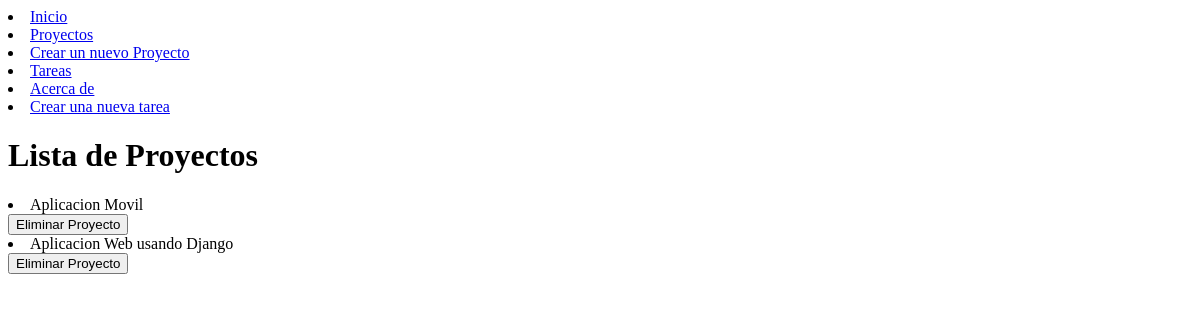
The app's page /projects/, older data.
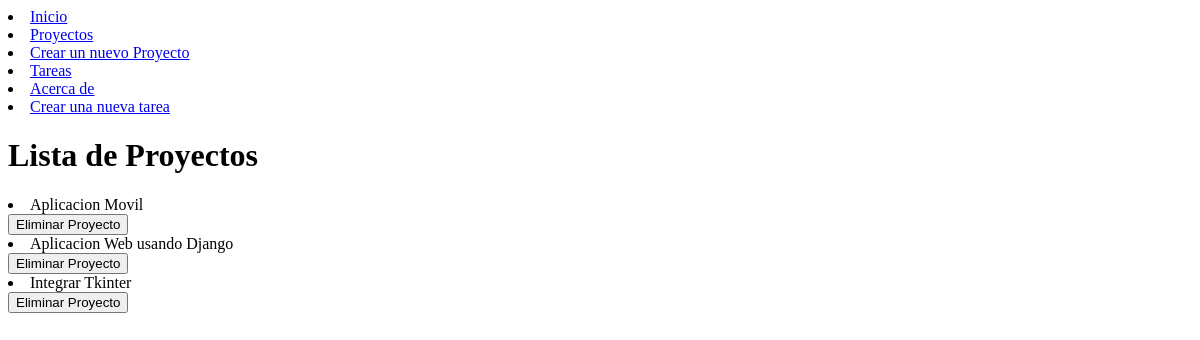
The same page, newer data.
### myapp/models.py (models this page shows)
class Project(models.Model): #Le estamos dando charField como campo texto y longitud de 200, al segundo le damos TextField
    name = models.CharField(max_length=200)
    description = models.CharField(max_length=200)
    def __str__(self):
        return self.name

### myapp/views.py (the view)
# urls.py: path('projects/',showProjects),
def showProjects(request):
    projects = Project.objects.all()
    return render(request, './projects/projects.html', {
        'projects': projects
    })

### myapp/templates/projects/projects.html
{% extends 'layouts/base.html'%}
{% block content %}
<h1>Lista de Proyectos </h1>
{% for project in projects %}
    <article>
        <li>{{project}}</li>
        <button>Eliminar Proyecto</button>
    </article>
{% endfor %}
{% endblock %}

Row changes from the older to the newer data that the page shows:
added Project: name "Integrar Tkinter"
